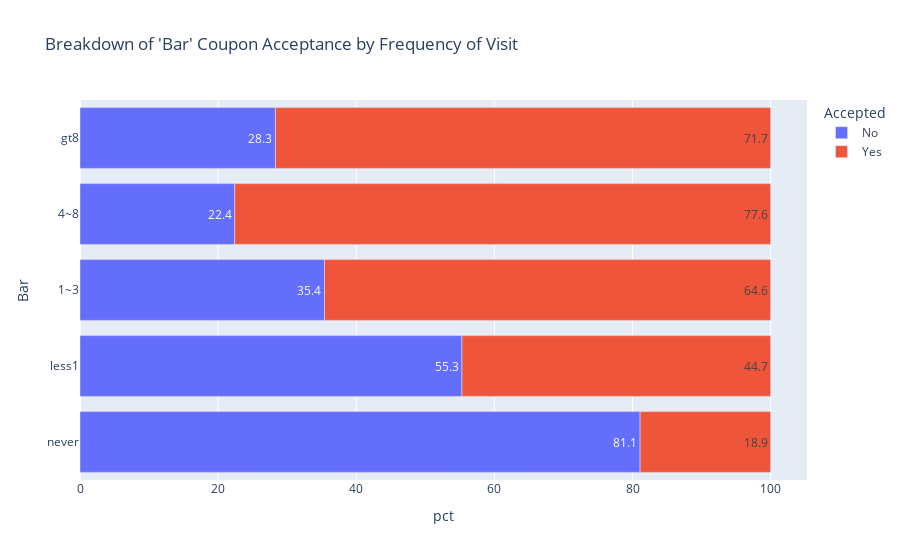

The notebook cell this image was saved under:
### Markdown cell above
### Analyze Coupons of Specific Type

### Code cell
# Extract data for a specific type of coupon
cc = 'Bar'
tmp_dt = data.query(f'coupon == "{cc}"')

# print total rate of acceptance
print("Pct. of coupons accepted for "+ cc + ": " + str(np.round(100*tmp_dt['Y'].agg(lambda x: x.sum()/x.shape[0]),1)) + "%.")

# acceptance rate based on frequency of visit
freq_df = pd.pivot_table(tmp_dt, index= 'Accepted', columns= cc, values= "destination", aggfunc= 'count')[order_visit]
freq_df = freq_df.divide(freq_df.sum()).round(3).unstack()* 100 # convert to percentage
freq_df.name= 'pct'
fig = px.bar(data_frame= freq_df.reset_index(), x = "pct", y= cc, color= 'Accepted', text_auto= True, 
       title= "Breakdown of '" + cc + "' Coupon Acceptance by Frequency of Visit")
fig.show()

### Figure 1 — Plotly figure (JSON) as saved in the notebook; plotly's stock layout.template omitted (floating-point values rounded to 4 significant figures)
{"data": [{"alignmentgroup": "True", "hovertemplate": "Accepted=No<br>pct=%{x}<br>Bar=%{y}<extra></extra>", "legendgroup": "No", "marker": {"color": "#636efa", "pattern": {"shape": ""}}, "name": "No", "offsetgroup": "No", "orientation": "h", "showlegend": true, "textposition": "auto", "texttemplate": "%{x}", "type": "bar", "x": [81.1, 55.3, 35.4, 22.4, 28.3], "xaxis": "x", "y": ["never", "less1", "1~3", "4~8", "gt8"], "yaxis": "y"}, {"alignmentgroup": "True", "hovertemplate": "Accepted=Yes<br>pct=%{x}<br>Bar=%{y}<extra></extra>", "legendgroup": "Yes", "marker": {"color": "#EF553B", "pattern": {"shape": ""}}, "name": "Yes", "offsetgroup": "Yes", "orientation": "h", "showlegend": true, "textposition": "auto", "texttemplate": "%{x}", "type": "bar", "x": [18.9, 44.7, 64.6, 77.6, 71.7], "xaxis": "x", "y": ["never", "less1", "1~3", "4~8", "gt8"], "yaxis": "y"}], "layout": {"autosize": true, "barmode": "relative", "legend": {"title": {"text": "Accepted"}, "tracegroupgap": 0}, "title": {"text": "Breakdown of 'Bar' Coupon Acceptance by Frequency of Visit"}, "xaxis": {"anchor": "y", "autorange": true, "domain": [0, 1], "range": [0, 105.3], "title": {"text": "pct"}, "type": "linear"}, "yaxis": {"anchor": "x", "autorange": true, "domain": [0, 1], "range": [-0.5, 4.5], "title": {"text": "Bar"}, "type": "category"}}}
